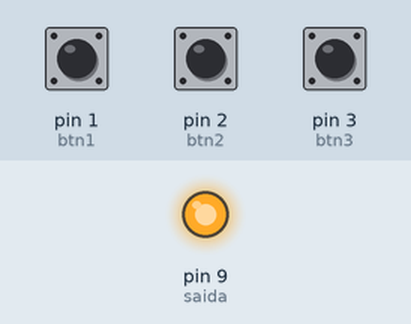
Bench run of a sketch on a simulated Arduino Uno, built with avr-gcc and run on an emulated ATmega328P. On the bench: output pins drawn as LEDs (lit = HIGH). Inputs (shaded band) come from the test bench; at power-on: pin 1 (btn1) LOW, pin 2 (btn2) LOW, pin 3 (btn3) LOW.

Above: at 1.2 s.
1.3 s: pin 1 (btn1) pulled HIGH for 0.15 s
At 1.37 s:
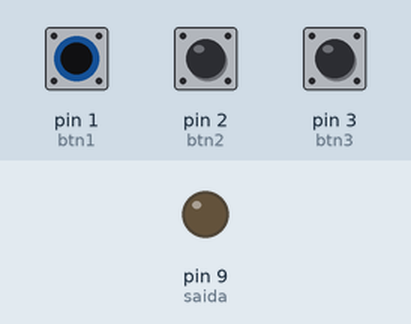
2.9 s: pin 1 (btn1) pulled HIGH for 3.2 s
At 7.3 s:
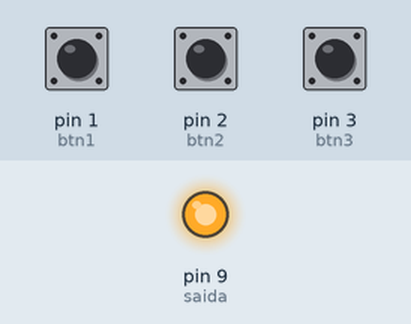
7.6 s: pin 2 (btn2) pulled HIGH for 3.2 s
At 8.7 s:
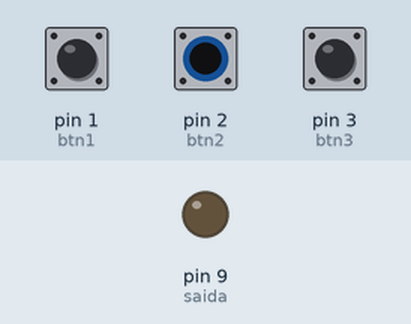
Timing chart, 0 to 12.3 s (numbered marks = the images above; inputs shaded):
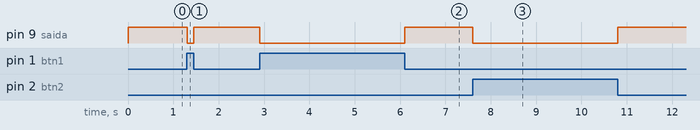

Measured:
- after the input at 1.3 s, pin 9 (saida): HIGH → LOW at once, → HIGH 0.15 s later
- after the input at 2.9 s, pin 9 (saida): HIGH → LOW at once, → HIGH 3.2 s later
- after the input at 7.6 s, pin 9 (saida): HIGH → LOW at once, → HIGH 3.2 s later

The sketch:

logicas.ino
```cpp
const int btn1 = 1;
const int btn2 = 2;
const int btn3 = 3;
const int saida = 9;

void setup() {

      pinMode(btn1, INPUT);
      pinMode(btn2, INPUT);
      pinMode(btn3, INPUT);
      pinMode(saida, OUTPUT);

}

void loop() {
  int estEnt1 = digitalRead(btn1);
  int estEnt2 = digitalRead(btn2);
  int estEnt3 = digitalRead(btn3);
  //int resultado = estEnt1^estEnt2; //int resultado = (estEnt1 == estEnt2)? HIGH : LOW;
  if(estEnt1 == estEnt2 && estEnt2 == estEnt3){
    digitalWrite(saida, HIGH);
  }else{
    digitalWrite(saida, LOW);
  }
  //digitalWrite(saida, resultado);
  delay(10);
;}
```
